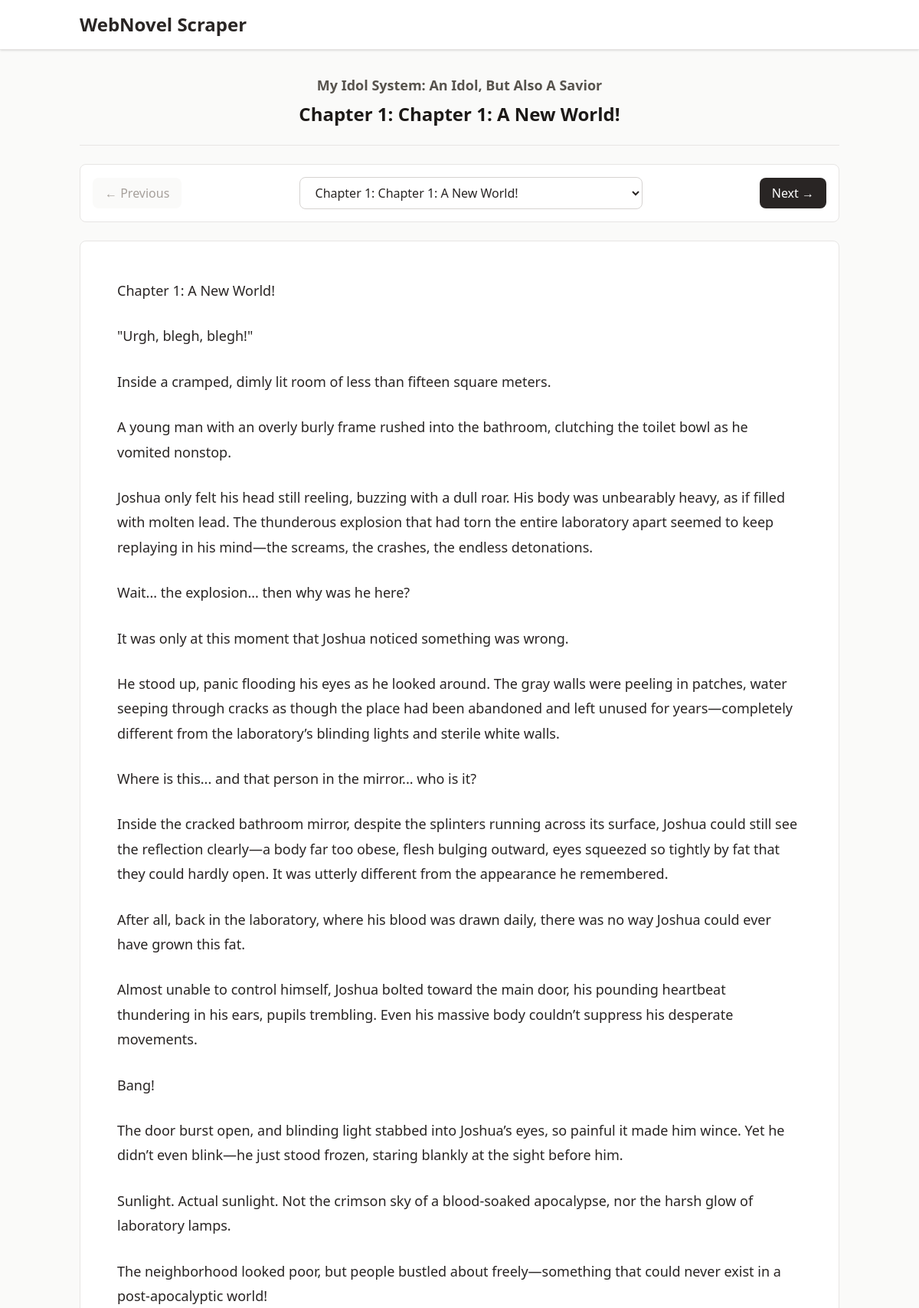
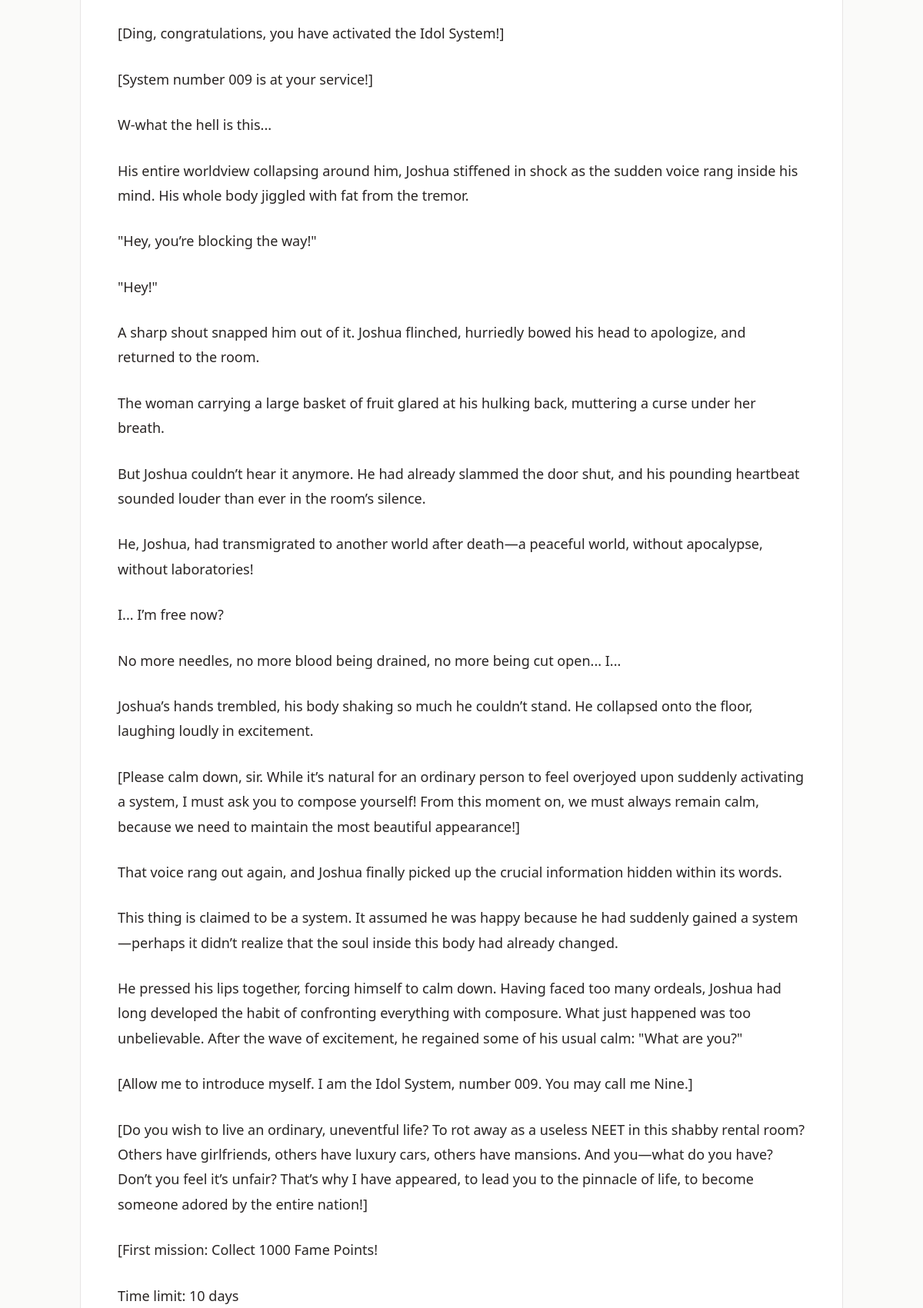
The page /read/my-idol-system-an-idol-but-also-a-savior/1 (upper part) on the database its author committed (2 pictures, top to bottom).
### app/models.py (models this page shows)
class Base(DeclarativeBase):
    pass

class Novel(Base):
    __tablename__ = "novels"
    id: Mapped[int] = mapped_column(Integer, primary_key=True, index=True)
    title: Mapped[str] = mapped_column(String(500), index=True)
    slug: Mapped[str] = mapped_column(String(500), unique=True, index=True)
    author: Mapped[str] = mapped_column(String(200), index=True)
    description: Mapped[str] = mapped_column(Text)
    cover_url: Mapped[str | None] = mapped_column(String(1000), nullable=True)
    source_url: Mapped[str] = mapped_column(String(1000), unique=True)
    created_at: Mapped[datetime] = mapped_column(
        DateTime(timezone=True), server_default=func.now()
    )
    updated_at: Mapped[datetime] = mapped_column(
        DateTime(timezone=True), server_default=func.now(), onupdate=func.now()
    )
    chapters: Mapped[list["Chapter"]] = relationship(
        back_populates="novel",
        cascade="all, delete-orphan",
        order_by="Chapter.chapter_number",
    )

class Chapter(Base):
    __tablename__ = "chapters"
    id: Mapped[int] = mapped_column(Integer, primary_key=True, index=True)
    title: Mapped[str] = mapped_column(String(500))
    chapter_number: Mapped[int] = mapped_column(Integer)
    source_url: Mapped[str] = mapped_column(String(1000), unique=True)
    content: Mapped[str | None] = mapped_column(Text, nullable=True)
    novel_id: Mapped[int] = mapped_column(
        Integer, ForeignKey("novels.id", ondelete="CASCADE"), index=True
    )
    created_at: Mapped[datetime] = mapped_column(
        DateTime(timezone=True), server_default=func.now()
    )
    updated_at: Mapped[datetime] = mapped_column(
        DateTime(timezone=True), server_default=func.now(), onupdate=func.now()
    )
    novel: Mapped["Novel"] = relationship(back_populates="chapters")

### app/main.py (the view)
@app.get("/read/{novel_slug}/{chapter_number}")
async def read_chapter(
    request: Request, novel_slug: str, chapter_number: int, db: SessionDep
):
    novel = db.scalar(select(Novel).where(Novel.slug == novel_slug))
    if not novel:
        raise HTTPException(status_code=404, detail="Novel not found")
    all_chapters = db.scalars(
        select(Chapter)
        .where(Chapter.novel_id == novel.id)
        .order_by(Chapter.chapter_number)
    ).all()
    chapter = next(
        (c for c in all_chapters if c.chapter_number == chapter_number), None
    )
    if not chapter:
        raise HTTPException(status_code=404, detail="Chapter not found")
    idx = all_chapters.index(chapter)
    prev_chapter = all_chapters[idx - 1] if idx > 0 else None
    next_chapter = all_chapters[idx + 1] if idx < len(all_chapters) - 1 else None
    return templates.TemplateResponse(
        "reader.html",
        {
            "request": request,
            "novel": novel,
            "chapter": chapter,
            "prev_chapter": prev_chapter,
            "next_chapter": next_chapter,
            "all_chapters": all_chapters,
        },
    )

### app/templates/reader.html (shortened to what this page needs)
{% extends "base.html" %}
{% block content %}
<div class="max-w-5xl mx-auto space-y-6">
    <header class="text-center space-y-2 pb-6 border-b border-stone-200">
        <h2 class="text-lg font-semibold">
            <a href="/novel/{{ novel.slug }}" class="text-stone-600 hover:text-stone-800 transition-colors">
                {{ novel.title }}
            </a>
        </h2>
        <h3 class="text-2xl font-bold text-stone-900">
            Chapter {{ chapter.chapter_number }}: {{ chapter.title }}
        </h3>
    </header>
    <nav class="flex flex-wrap items-center justify-between gap-3 bg-white rounded-lg border border-stone-200 p-4">
        {% if prev_chapter %}
        <a href="/read/{{ novel.slug }}/{{ prev_chapter.chapter_number }}"
            class="px-4 py-2 bg-stone-100 hover:bg-stone-200 text-stone-800 font-medium rounded-lg transition-colors">
            ← Previous
        </a>
        {% else %}
        <div class="px-4 py-2 bg-stone-50 text-stone-400 font-medium rounded-lg cursor-not-allowed">
            ← Previous
        </div>
        {% endif %}
        <select onchange="location = this.value;"
            class="flex-1 min-w-0 max-w-md px-4 py-2 border border-stone-300 rounded-lg focus:outline-none focus:ring-2 focus:ring-stone-400 focus:border-transparent bg-white text-stone-800">
            {% for chap in all_chapters %}
            <option value="/read/{{ novel.slug }}/{{ chap.chapter_number }}" {% if
                chap.chapter_number==chapter.chapter_number %}selected{% endif %}>
                Chapter {{ chap.chapter_number }}: {{ chap.title }}
            </option>
            {% endfor %}
        </select>
        {% if next_chapter %}
        <a href="/read/{{ novel.slug }}/{{ next_chapter.chapter_number }}"
            class="px-4 py-2 bg-stone-800 hover:bg-stone-700 text-white font-medium rounded-lg transition-colors">
            Next →
        </a>
        {% else %}
        <div class="px-4 py-2 bg-stone-200 text-stone-400 font-medium rounded-lg cursor-not-allowed">
            Next →
        </div>
        {% endif %}
    </nav>
    <article class="bg-white rounded-lg border border-stone-200 p-8 sm:p-12">
        <div class="prose prose-stone max-w-none">
            {{ chapter.content|linebreaks }}
        </div>
    </article>
</div>
{% endblock %}

### app/templates/reader.html (style rules this page uses)
.prose { font-size: 1.125rem; line-height: 1.8; color: #292524; }
.prose p { margin-bottom: 1.5em; }
@media (prefers-reduced-motion: no-preference) { a, button, select { transition-property: background-color, border-color, color; transition-duration: 200ms; transition-timing-function: ease-in-out; } }

### rows shown on the page
Novel: title "My Idol System: An Idol, But Also A Savior"
Chapter: chapter_number "1", title "Chapter 1: A New World!", content "Chapter 1: A New World! \"Urgh, blegh, blegh!\" Inside a cramped, dimly lit room of less than fifteen square meters. A young man with an overly burly frame rushed into the bathroom, clutching the toilet bowl as he vomited nonstop. Joshua only felt his head still reeling, buzzing with a dull roar. His body was unbearably heavy, as if filled with molten lead. The thunderous explosion that had torn the entire laboratory apart seemed to keep replaying in his mind—the screams, the crashes, the endless detonations. Wait... the explosion... then why was he here? It was only at this moment that Joshua noticed something was wrong. He stood up, panic flooding his eyes as he looked around. The gray…"
